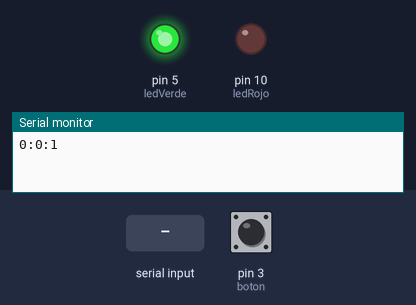
A sketch run on a simulated Arduino Uno, built with avr-gcc and run on an emulated ATmega328P. On the bench: output pins drawn as LEDs (lit = HIGH), the last lines printed to the serial monitor. Inputs (shaded band) come from the test bench; at power-on: pin 3 (boton) LOW. Sleep ends after the set time or at an interrupt.

Above: at 1.2 s.
1.3 s: "90:45:200\n" received over Serial
At 2.6 s:
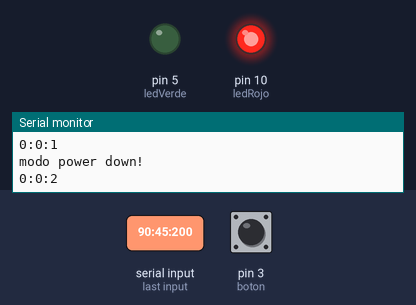
4.3 s: "90:45\n" received over Serial
At 5.8 s:
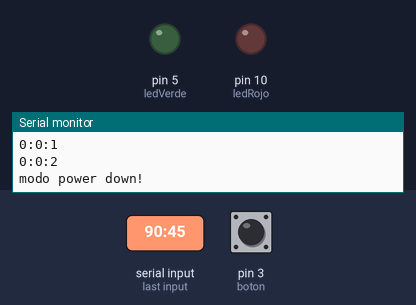
7.3 s: "30:150\n" received over Serial
Timing chart, 0 to 16.3 s (numbered marks = the images above; inputs shaded):
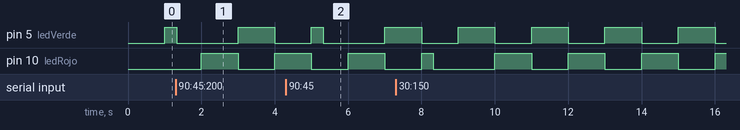

The sketch:

reloj.ino
```cpp
#include <MsTimer2.h>

#include <MsTimer2.h>
#include <avr/sleep.h>

const int ledRojo = 10;
const int ledVerde = 5;
const int boton = 3;

int estadoLed  = HIGH;
int horas = 0;
int horas_prov;
int minutos = 0;
int minutos_prov;
int segundos = 0;
int segundos_prov;

char leido[9];
char * token;

void setup() {
  Serial.begin(9600);

  pinMode(ledRojo, OUTPUT);
  pinMode(ledVerde, OUTPUT);
  pinMode(boton, INPUT);

  MsTimer2::set(1000, contar);
  MsTimer2::start();

  set_sleep_mode(SLEEP_MODE_PWR_DOWN);
  sleep_enable();
  attachInterrupt(1,interrupcion, RISING);
}

void interrupcion() {
 sleep_disable();
}

void loop() {
  if (Serial.available() > 0) {  //Leemos la hora enviada por serial
    Serial.readBytes(leido, 8);
    leido[8] = 0;

    token = strtok(leido, ":"); //Valor de las horas
    horas_prov = atoi(token);

    token = strtok(0,":"); //Valor de los minutos
    minutos_prov = atoi(token);

    token = strtok(0,":"); //Valor de los segundos
    segundos_prov = atoi(token);

    if (horas_prov > 23 || minutos_prov > 59 || segundos_prov > 59){
      Serial.println("modo power down!");
      delay(20);
      digitalWrite(ledRojo, LOW);
      digitalWrite(ledVerde,LOW);
      sleep_mode();
    }
    else {
      horas = horas_prov;
      minutos = minutos_prov;
      segundos = segundos_prov;
    }

//    Serial.println(token);
    Serial.flush();
    leido[0] = 0;

  }
}

void contar() {
  digitalWrite(ledVerde, estadoLed);
  digitalWrite(ledRojo, !estadoLed);
  estadoLed = !estadoLed;
  segundos = segundos + 1;
  if (segundos == 60) {
    segundos = 0;
    minutos = minutos + 1;
    if (minutos == 60) {
      minutos = 0;
      horas = horas + 1;
      if (horas == 24) {
        horas = 0;
      }
    }
  }
  Serial.print(horas);
  Serial.print(":");
  Serial.print(minutos);
  Serial.print(":");
  Serial.println(segundos);
}
```

Measured:
- by itself, pin 5 (ledVerde): alternates HIGH for 1.0 s and LOW for 1.0 s
